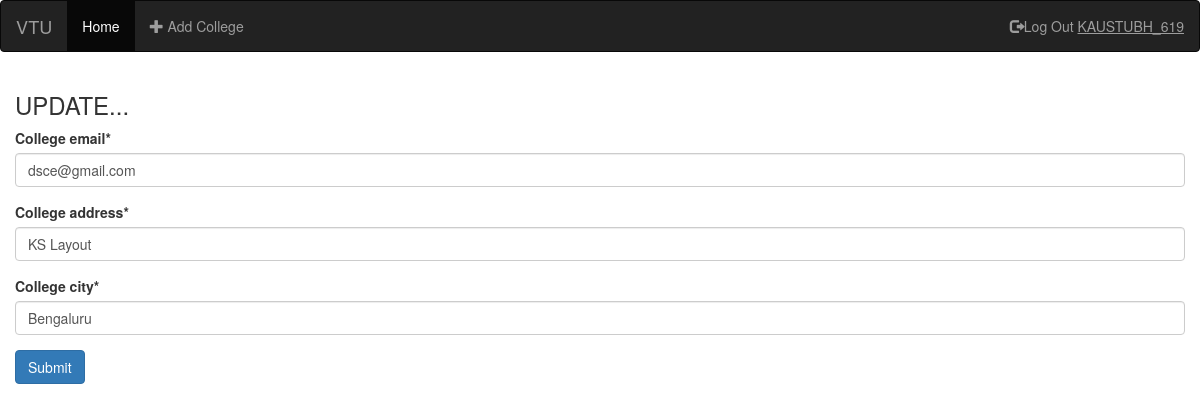
/crud/update?id=5 (signed in), run on the app's committed database.
### formExample/models.py (models this page shows, shortened)
class College(models.Model):
    college_name = models.CharField(max_length=100, unique=True)
    college_email = models.EmailField(unique=True)
    college_address = models.CharField(max_length=250)
    college_city = models.CharField(max_length=100)
    class Meta:
        db_table = 'college'

### crud/views.py (the view, shortened to what this page needs)
@login_required(login_url='login')
def update(request):
    id = request.GET['id']
    data = College.objects.get(id=id)
    form = CollegeForm(instance=data)
    return render(request, 'crud/update.html', {'form': form})

### crud/forms.py
class CollegeForm(forms.ModelForm):
    class Meta:
        model = College
        fields = ('college_email', 'college_address', 'college_city')

### crud/templates/crud/update.html (shortened to what this page needs)
{% extends "layout.html" %}
{% block content %}
{% load crispy_forms_tags %}
<h3>UPDATE...</h3>
<form action="" method="post" novalidate> {% csrf_token %}
    {{ form|crispy }}
    <input type="submit" value="Submit" class="btn btn-primary">
</form>
{% endblock %}

### student/templates/layout.html (shortened to what this page needs)
<!DOCTYPE html>
<html lang="en">
<head>
  {% load staticfiles %}
  <link rel="stylesheet" href="https://maxcdn.bootstrapcdn.com/bootstrap/3.3.7/css/bootstrap.min.css">
</head>
<body>
<nav class="navbar navbar-inverse">
  <div class="container-fluid">
    <div class="navbar-header">
      <a class="navbar-brand" href="{% url 'index' %}">VTU</a>
    </div>
    <ul class="nav navbar-nav">
      <li class="active"><a href="{% url 'crudview' %}">Home</a></li>
      <li><a href="{% url 'create' %}"><span class="glyphicon glyphicon-plus"></span> Add College</a></li>
    </ul>
    <ul class="nav navbar-nav navbar-right">
      {% if request.user.username %}
      <li><a href="{% url 'logout' %}"><span class="glyphicon glyphicon-log-out"></span>Log Out
        <u style="text-transform: uppercase;"> {{ request.user.username }}</u></a></li>
      {% else %}
      <li><a href="{% url 'login' %}"><span class="glyphicon glyphicon-log-in"></span> Log In</a></li>
      <li><a href="{% url 'registration' %}"><span class="glyphicon glyphicon-edit"></span> Sign Up</a></li>
      {% endif %}
    </ul>
  </div>
</nav>
<div class="container-fluid">
    {% block content %}
    {% endblock %}
</div>
</body>
</html>

### data on the page
College: college_email "dsce@gmail.com", college_address "KS Layout", college_city "Bengaluru"

### other printed values
{{ request.user.username }} "KAUSTUBH_619"
